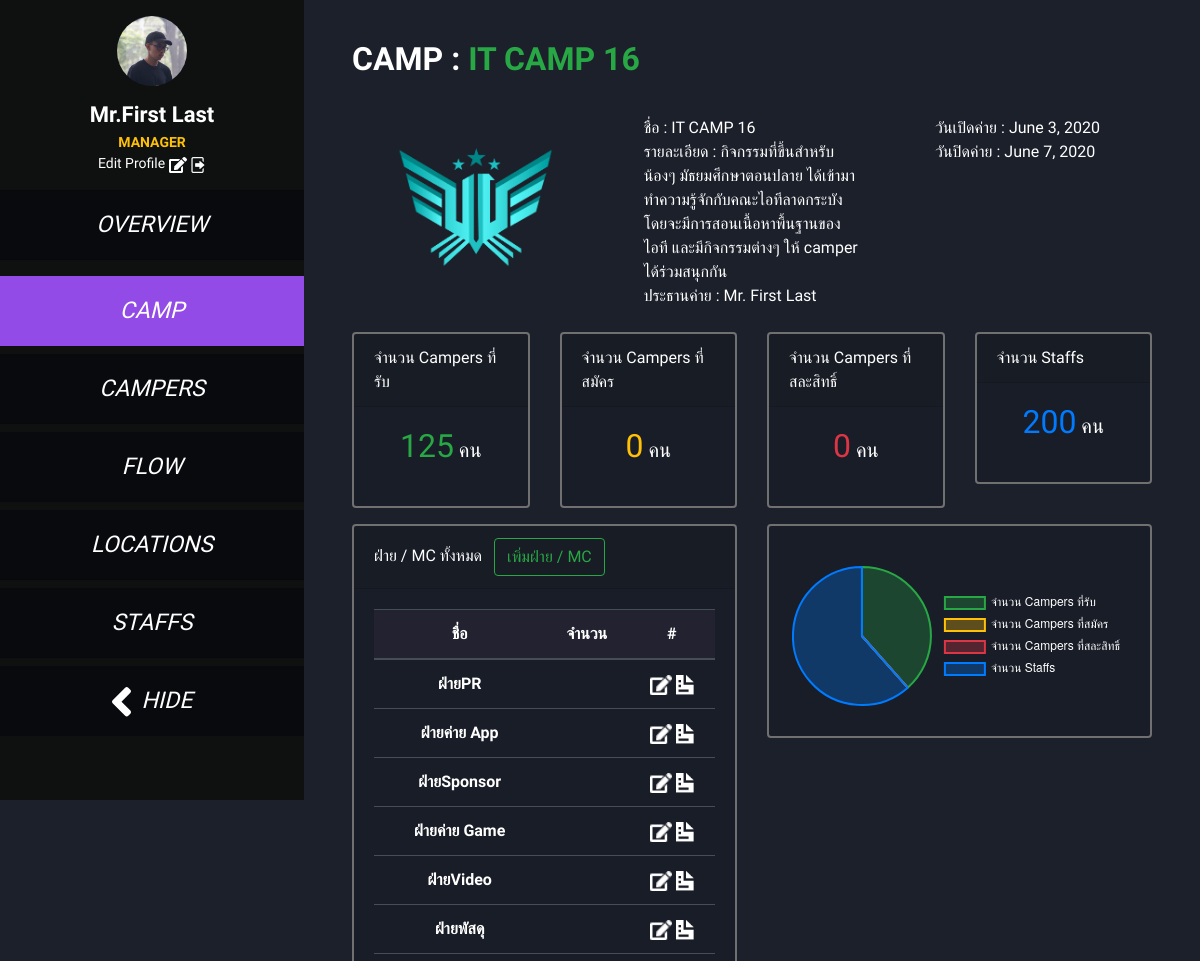
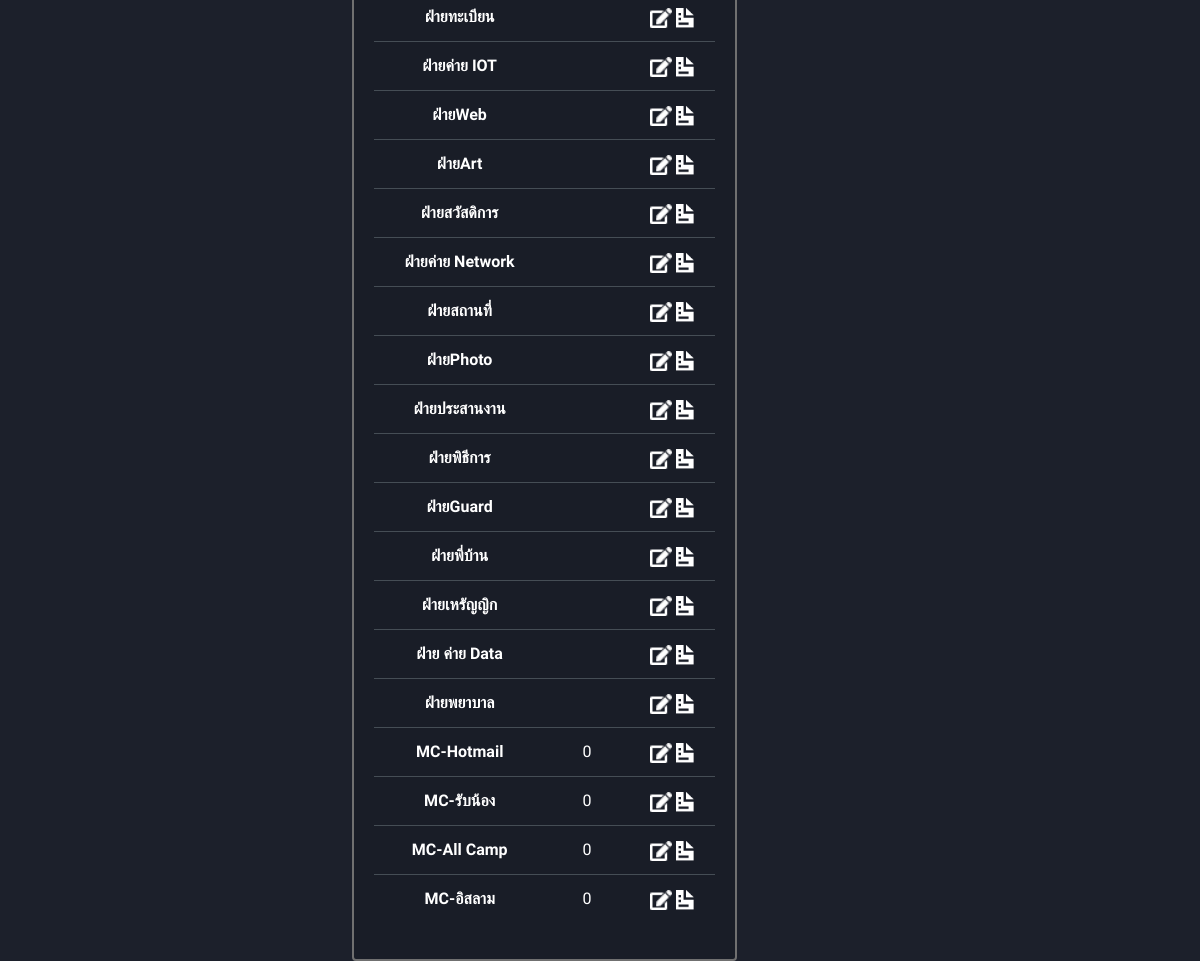
Before: /camp/2/ (signed in) with the older database file (2 pictures, top to bottom).
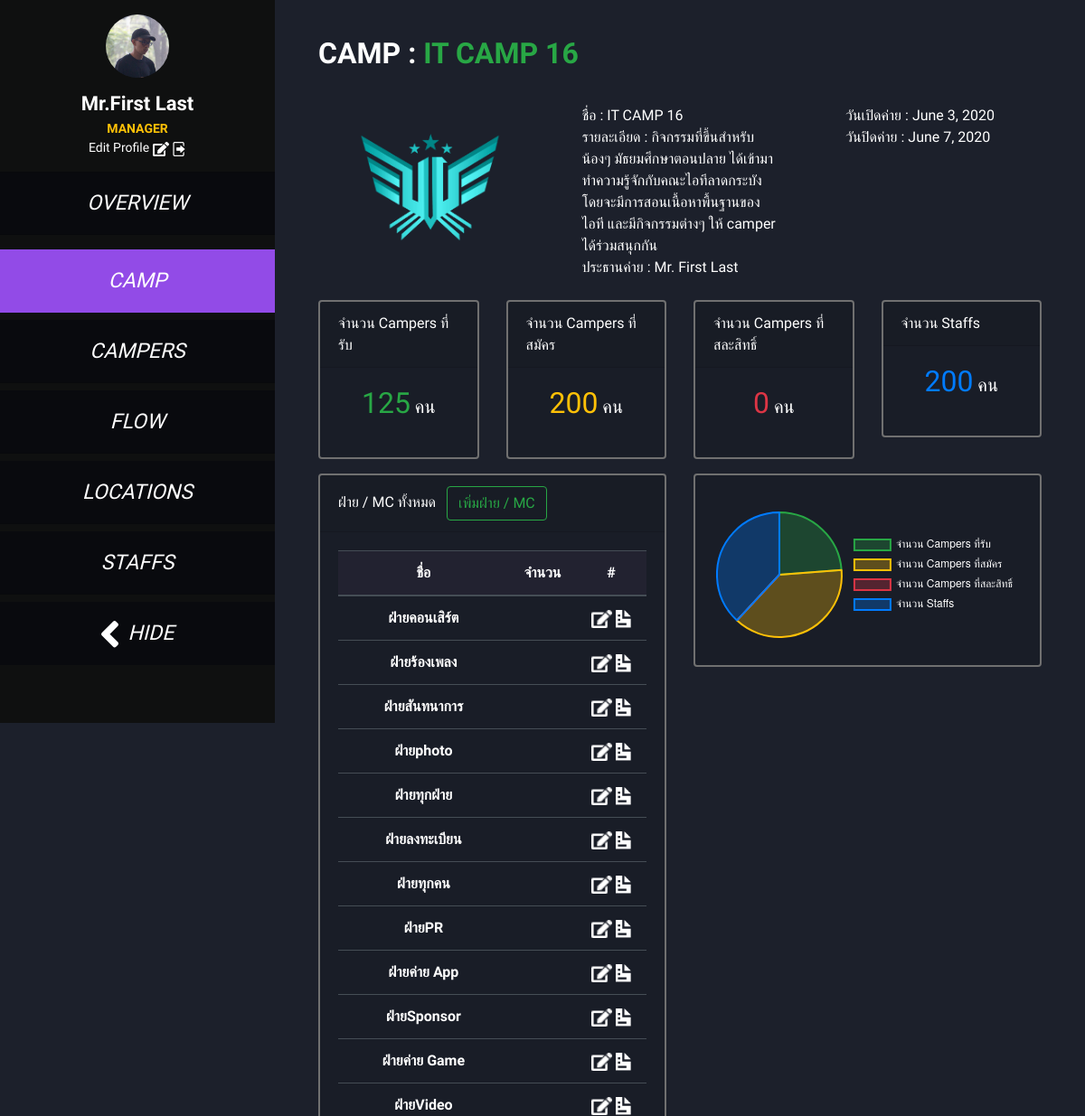
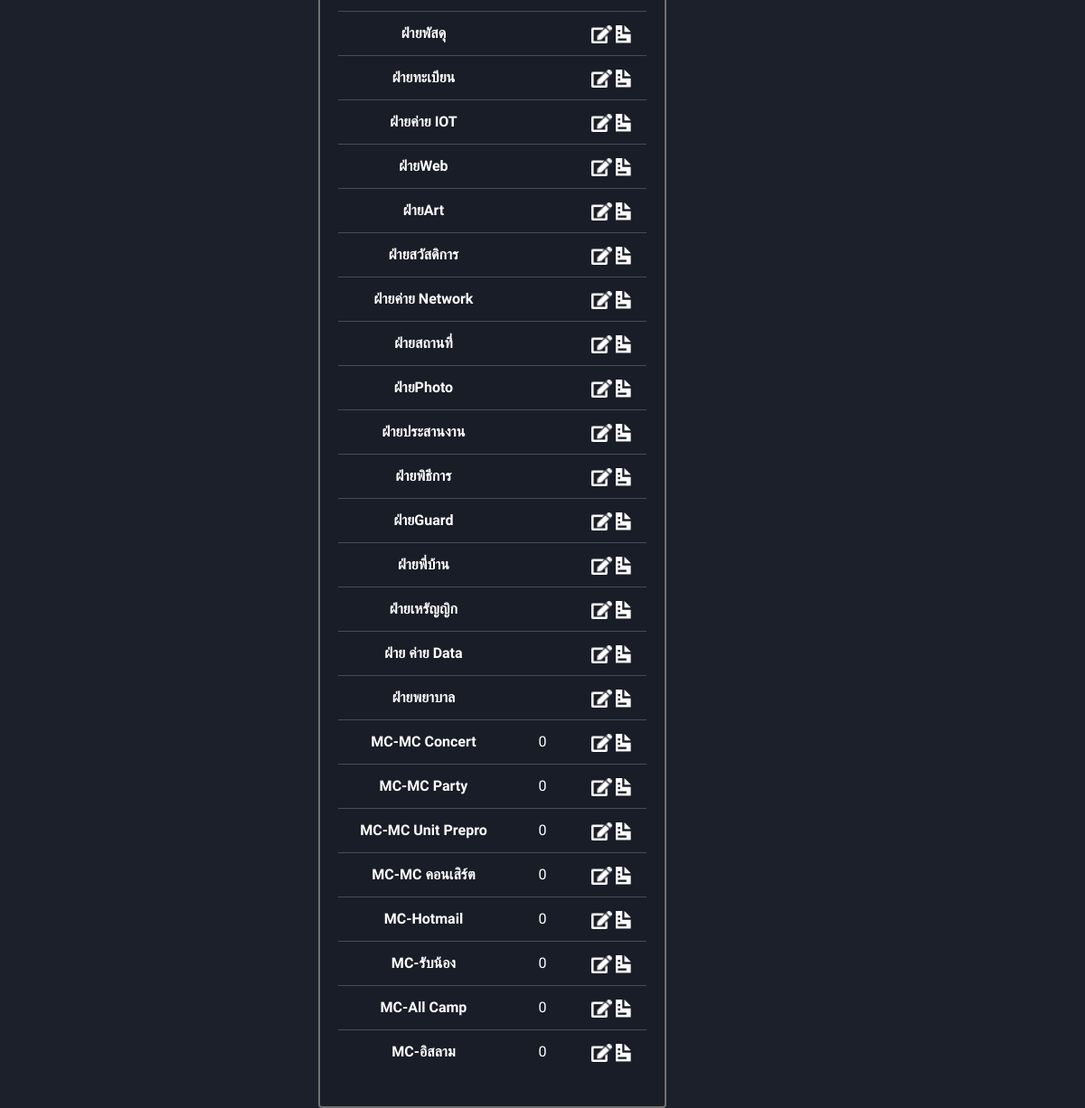
After: the same page with the newer database file (2 pictures, top to bottom).
### personal/models.py (models this page shows)
class Personal(models.Model):
    SEX = (
        ('M', 'MALE'),
        ('F', 'FEMALE')
    )
    sid = models.CharField(max_length=8, null=True)
    first_name = models.CharField(max_length=255)
    last_name = models.CharField(max_length=255)
    nick_name = models.CharField(max_length=255)
    sex = models.CharField(choices=SEX, max_length=1)
    phone = models.CharField(max_length=10, null=True)
    email = models.CharField(max_length=255, null=True)
    blood_type = models.CharField(max_length=2, null=True)
    birthday = models.DateField(null=True)
    religion = models.CharField(max_length=255, null=True)
    food_allergy = models.TextField(default='-')
    congenital_disease = models.TextField(default='-')
    shirt_size = models.CharField(max_length=5)
    profile_pic = models.ImageField(upload_to='profiles/')

### index/models.py (models this page shows)
class user(AbstractUser):
    personal = models.OneToOneField(Personal, on_delete=models.CASCADE, null=True)

### camp/models.py (models this page shows)
class Camp(models.Model):
    head = models.ForeignKey(to='index.user', on_delete=models.CASCADE)
    name = models.CharField(max_length=255)
    desc = models.TextField()
    start_date = models.DateField()
    end_date = models.DateField()
    amount = models.IntegerField(null=True, default=0)
    logo = models.ImageField(upload_to='logo/')

class Department(models.Model):
    camp = models.ForeignKey(Camp, on_delete=models.CASCADE)
    name = models.CharField(max_length=255)
    typeOfDepartment = models.CharField(max_length=255)
    desc = models.TextField()

class MC(models.Model):
    camp = models.ForeignKey(Camp, on_delete=models.CASCADE)
    name = models.CharField(max_length=255)
    typeOfMC = models.CharField(max_length=255)
    desc = models.TextField()

### camp/views.py (the view, shortened to what this page needs)
# urls.py: path('camp/', include('camp.urls')),
@login_required
def camp(request, id_camp=""):
    context = getPersonal(request)
    context['id_camp'] = id_camp
    sex = {'M': 'Mr.', 'F': 'Miss.'}
    if id_camp:
        camp = Camp.objects.get(pk=id_camp)
        departments = reversed(Department.objects.filter(camp_id=id_camp))
        MCs = reversed(MC.objects.filter(camp_id=id_camp))
        count_total_staff = Staff.objects.select_related(
            'camp').filter(camp_id=id_camp).count
        count_total_camper = Camper.objects.select_related(
            'camp').filter(camp_id=id_camp).count
        camp.head.sex = sex[camp.head.personal.sex]
        context['active_camp'] = True
        context['camp'] = camp
        context['departments'] = departments
        context['MCs'] = MCs
        context['count_total_staff'] = count_total_staff
        context['count_total_camper'] = count_total_camper
        context['amount'] = camp.amount
        messages.info(request, 'ยินดีตอนรับสู่ค่าย '+camp.name)
    return render(request, 'camp.html', context)

### index/views.py (called while the page is built)
def getPersonal(request):
    if request.user.is_authenticated and request.user.personal_id:
        user = request.user
        context = {}
        personal = Personal.objects.get(pk=user.personal_id)
        sex = {'M': 'Mr.', 'F': 'Miss.'}
        name = sex[personal.sex] + \
            personal.first_name + ' ' + personal.last_name
        context['name'] = name
        context['personal'] = personal
        return context
    else:
        messages.warning(
            request, 'user ของคุณไม่มีการกรอกข้อมูล personal ระวังบัค')
        return {}

### camp/templates/camp.html (shortened to what this page needs)
{% extends "base.html" %}
{% block content %}
{% if not active_camp %}
<label class="h2 text-uppercase font-weight-bold" style="margin-bottom: 30px;">
	My Camp
</label>
{% for camp in camps %}
<div class="card mr-5 ml-5 card-camp mt-3" onclick="window.location={{ camp.id }}">
	<div class="row no-gutters">
		<div class="col-md-3">
			<img src="../media/{{ camp.logo }}" alt=""
				class="pic_camp m-3 rounded-circle mx-auto d-block img-responsive">
		</div>
		<div class="col-md-7">
			<div class="card-body m-3 card-body-camp">
				<h5 class="card-title font-weight-bold h3">{{ camp.name }}</h5>
				<em>
					<p class="card-text">{{ camp.desc }}</p>
					<p class="text-uppercase head font-weight-bold"> Responsible person :
						<a class="text-uppercase" style="color: #10FF28;">
							{{ camp.head.first_name }}
						</a>
					</p>
				</em>
			</div>
		</div>
	</div>
</div>
{% endfor %}
<div class="row">
	<div class="col">
		<a type="button" class="btn btn-outline-success" href="{% url 'create_camp' %}">Add Camp</a>
	</div>
</div>
{% else %}
<label class="h2 text-uppercase font-weight-bold" style="margin-bottom: 30px;">
	Camp : <label class="text-success">{{ camp.name }}</label>
</label>
<div class="row mb-4">
	<div class="col-4">
		<img src="../../media/{{ camp.logo }}" class="pic_camp2 m-3 mx-auto d-block img-responsive">
	</div>
	<div class="col">
		<div class="col">
			ชื่อ : {{ camp.name }}
		</div>
		<div class="col">
			รายละเอียด : {{ camp.desc }}
		</div>
		<div class="col">
			ประธานค่าย : {{ camp.head.sex }} {{ camp.head.first_name }} {{ camp.head.last_name }}
		</div>
	</div>
	<div class="col">
		<div class="col">
			<div class="col">
				วันเปิดค่าย : {{ camp.start_date }}
			</div>
			<div class="col">
				วันปิดค่าย : {{ camp.end_date }}
			</div>
		</div>
	</div>
</div>
<div class="row">
	<div class="col">
		<div class="card">
			<div class="card-header">
				จำนวน Campers ที่รับ
			</div>
			<div class="card-body text-center">
				<h5 class="card-title"><label class="h2 text-success">{{amount}}</label> คน</h5>
			</div>
		</div>
	</div>
	<div class="col">
		<div class="card">
			<div class="card-header">
				จำนวน Campers ที่สมัคร
			</div>
			<div class="card-body text-center">
				<h5 class="card-title"><label class="h2 text-warning">{{ count_total_camper }}</label> คน</h5>
			</div>
		</div>
	</div>
	<div class="col">
		<div class="card">
			<div class="card-header">
				จำนวน Campers ที่สละสิทธิ์
			</div>
			<div class="card-body text-center">
				<h5 class="card-title"><label class="h2 text-danger">0</label> คน</h5>
			</div>
		</div>
	</div>
	<div class="col">
		<div class="card">
			<div class="card-header">
				จำนวน Staffs
			</div>
			<div class="card-body text-center">
				<h5 class="card-title"><label class="h2 text-primary">{{ count_total_staff }}</label> คน</h5>
			</div>
		</div>
	</div>
</div>
<div class="row mt-3">
	<div class="col-sm-6">
		<div class="card">
			<div class="card-header">
				ฝ่าย / MC ทั้งหมด
				<button type="button" class="btn btn-outline-success ml-2" data-toggle="modal" data-target="#create_dep_mc">
					เพิ่มฝ่าย / MC
				</button>
			</div>
			<div class="card-body text-center table-wrapper-scroll-y my-custom-scrollbar">
				<table class="table table-dark table-hover">
					<thead class="">
						<tr>
							<th scope="col">ชื่อ</th>
							<th scope="col">จำนวน</th>
							<th scope="col">#</th>
						</tr>
					</thead>
					<tbody>
					{% for department in departments %}
						<tr>
							<th scope="row">ฝ่าย{{department.name}}</th>
							<td>{{department.count}}</td>
							<td>
								<span data-toggle="modal" data-target="#modal_edit" onclick="modal_edit({{ department.id }})" style="cursor:pointer;">
									<a class="material-tooltip-main"data-toggle="tooltip" data-placement="top"
									title="Edit">
										<img src="/media/Icon awesome-edit.png" class="icon">
									</a>
								</span>
								<span data-toggle="modal" data-target="#modal_view" onclick="getDepartment({{ department.id }})" style="cursor:pointer;">
									<a class="material-tooltip-main" data-toggle="tooltip" data-placement="top"
										title="View">
										<img src="/media/Icon open-document.png" class="icon"></img>
									</a>
								</span>
							</td>
						</tr>
					{% endfor %}
					{% for MC in MCs %}
						<tr>
							<th scope="row">MC-{{MC.name}}</th>
							<td>0</td>
							<td>
								<a href="#" class="material-tooltip-main" data-toggle="tooltip" data-placement="top"
									title="Edit" department-id="{{department.id}}">
									<img src="/media/Icon awesome-edit.png" class="icon">
								</a>
								<a href="#" class="material-tooltip-main" data-toggle="tooltip" data-placement="top"
									title="View" department-id="{{department.id}}">
									<img src="/media/Icon open-document.png" class="icon"></img>
								</a>
							</td>
						</tr>
					{% endfor %}
					</tbody>
				</table>
			</div>
		</div>
	</div>
	<div class="col-sm-6  ">
		<div class="card " >
			<div class="card-body text-center table-wrapper-scroll-y my-custom-scrollbar " >
				<canvas id="pieChart"></canvas>
			</div>
		</div>
	</div>
</div>
<script>
	//pie
    var ctxP = document.getElementById("pieChart").getContext('2d');
	var colorHex = ["#28a745", "#ffc107", "#dc3545", "#007bff"];
    var myPieChart = new Chart(ctxP, {
      type: 'pie',
      data: {
        labels: ["จำนวน Campers ที่รับ", "จำนวน Campers ที่สมัคร", "จำนวน Campers ที่สละสิทธิ์", "จำนวน Staffs"],
        datasets: [{
          data: [{{amount}}, {{ count_total_camper }}, 0, {{ count_total_staff }}],
		  borderColor: colorHex,
		  backgroundColor: ["rgba(40, 167, 69,0.3)", "rgba(255, 193, 7,0.3)", "rgba(220, 53, 69,0.3)", "rgba(0, 123, 255,0.3)"],
          hoverBackgroundColor: ["#37bf56", "#ffd042", "#f74d5d", "#2b91ff"]
        }]
      },
      options: {
        responsive: true,
		legend: {
            position: 'right'
         },
		 layout: {
            padding: {
                left: 0,
                right: 0,
                top: 20,
                bottom: 10
            }
        },
		plugins: {
			datalabels: {
				color: colorHex,
				anchor: 'end',
				align: 'start',
				offset: -10,
				borderWidth: 2,
				borderColor: colorHex,
				borderRadius: 25,
				backgroundColor: '#191d27',
				font: {
				weight: 'bold',
				size: '10'
				},
				formatter: (value) => {
				return value + ' คน';
				}
     		 }
   		 }
      }
    });
	Chart.defaults.global.defaultFontColor = "#fff";
</script>
{% include 'create_department_mc.html' %}
{% endif %}
{% endblock %}

### templates/base.html (shortened to what this page needs)
<!DOCTYPE html> {% load static %}
<html lang="en">
<head>
    <link rel="stylesheet" type="text/css" href="{% static 'bootstrap/css/bootstrap.css'%}">
    <link rel="stylesheet" type="text/css" href="{% static 'css/my_style.css'%}">
    <link rel="stylesheet" type="text/css" href="{% static 'fontawesome-free/css/all.min.css' %}">
</head>
<body>
    <div class="d-flex" id="wrapper">
        {% if user.is_authenticated %}
        <div class="slide" id="sidebar-wrapper">
            <div class="list-group list-group-flush text-center mt-3" id="sidebar">
                <div class="profile">
                    <img src="{{ request.META.HTTP_NAME }}/media/{{ personal.profile_pic }}" class="mb-3 img_profile reg-login">
                    <p class="h4 mb-1 font-weight-bold" id="profile_name">{{ name }}</p>
                    <p class="text-warning font-weight-bold role text-uppercase">{{ user.groups.all.0 }}</p>
                    <p class="role">Edit Profile <a href="{% url 'profile' %}"><img src="/media/Icon awesome-edit.png"></a>
                        <a href="{% url 'logout' %}"><img src="/media/logout-16.png"></a>
                    </p>
                </div>
                <a href="{%url 'camp' %}" class="list-group-item box-side-sub Aligner mt-3" id="overview">
                    <em> OVERVIEW </em>
                </a>
                {% if active_camp %}
                <a href="{%url 'camp' id_camp %}" class="list-group-item box-side-sub Aligner mt-3" id="camp">
                    <em> CAMP </em>
                </a>
                <a href="{%url 'campers' id_camp %}" class="list-group-item mt-2 box-side-sub Aligner" id="campers">
                    <em> CAMPERS </em>
                </a>
                <a href="{%url 'flow' id_camp %}" class="list-group-item mt-2 box-side-sub Aligner" id="flow">
                    <em> FLOW </em>
                </a>
                <a href="{%url 'locations' id_camp %}" class="list-group-item mt-2 box-side-sub Aligner" id="locations">
                    <em> LOCATIONS </em>
                </a>
                <a href="{%url 'staffs' id_camp %}" class="list-group-item mt-2 box-side-sub Aligner" id="staffs">
                    <em> STAFFS </em>
                </a>
                {% endif %}
                <a class="mt-2 box-side-sub Aligner" id="menu-toggle">
                    <em> <img src="/media/Icon awesome-angle-left.png" style="margin-right: 5px;" id="icon_hide"> HIDE
                    </em>
                </a>
            </div>
        </div>
        {% endif %}
        <div id="page-content-wrapper">
            <div class="m-2">
            </div>
            <div id="main-content">
                <div class="mr-5 ml-5">
                    {% block content %} {% endblock %}
                </div>
            </div>
        </div>
    </div>
</body>
</html>

### camp/templates/create_department_mc.html (shortened to what this page needs)
{% load static %}
<link rel="stylesheet" type="text/css" href="{% static 'css/form.css'%}">

### static/css/my_style.css (style rules this page uses)
:root { --bg-black: #090A0E; --bg-gray: #1C202B; --bg-aside: #0F1010; --bg-purple: #924BE7; }
body { overflow-x: hidden; background-color: var(--bg-gray); color: white !important; font-family: 'Sarabun', sans-serif; }
#main-content { margin-left: 19rem; -webkit-transition: margin .25s ease-out; -moz-transition: margin .25s ease-out; -o-transition: margin .25s ease-out; transition: margin .25s ease-out; }
#sidebar-wrapper { min-height: 100vh; margin-left: -19rem; position: fixed; -webkit-transition: margin .25s ease-out; -moz-transition: margin .25s ease-out; -o-transition: margin .25s ease-out; transition: margin .25s ease-out; }
#sidebar-wrapper .list-group { width: 19rem; }
#page-content-wrapper { min-width: 100vw; }
@media (min-width: 768px) { #sidebar-wrapper { margin-left: 0; } }
@media (min-width: 768px) { #page-content-wrapper { min-width: 0; width: 100%; } }
.box-side-sub { background-color: var(--bg-black); color: white; height: 70px; cursor: pointer; font-size: 23px; text-decoration: none !important; background-image: linear-gradient(to left, transparent, transparent 50%, var(--bg-purple) 50%, var(--bg-purple)); background-position: 100% 0; background-size: 200% 100%; }
.reg-login { background-color: var(--bg-gray); border-radius: 50px !important; width: 240px; height: 65px; margin-left: auto; margin-right: auto; }
.slide { background-color: var(--bg-aside); }
.Aligner { display: flex; align-items: center; justify-content: center; }
.list-group-item.active { background-color: var(--bg-purple); border-color: var(--bg-purple); }
#profile_name { font-size: 22px; }
.role { font-size: 14px; margin: 0; }
.img_profile { width: 70px; height: 70px; }

### camp/templates/camp.html (style rules this page uses)
.card { background-color: rgba(0,0,0,0.1); border: 2px solid #707070; }
.pic_camp2 { height: 150px; object-fit: cover; }
.table { background: transparent; }
.icon { height: 20px; }
thead { background-color: #222230; }
.my-custom-scrollbar { position: relative; overflow: auto; }
.table-wrapper-scroll-y { display: block; }

Changed rows visible on the page:
added Department: name "คอนเสิร์ต"
added Department: name "ร้องเพลง"
added Department: name "สันทนาการ"
added Department: name "photo"
added Department: name "ทุกฝ่าย"
added Department: name "ลงทะเบียน"
added Department: name "ทุกคน"
added MC: name "MC Concert"
added MC: name "MC Party"
added MC: name "MC Unit Prepro"
added MC: name "MC คอนเสิร์ต"
Other visible differences:
{{ count_total_camper }}: "0" → "200"
chart data {{ count_total_camper }}: 0 → 200
